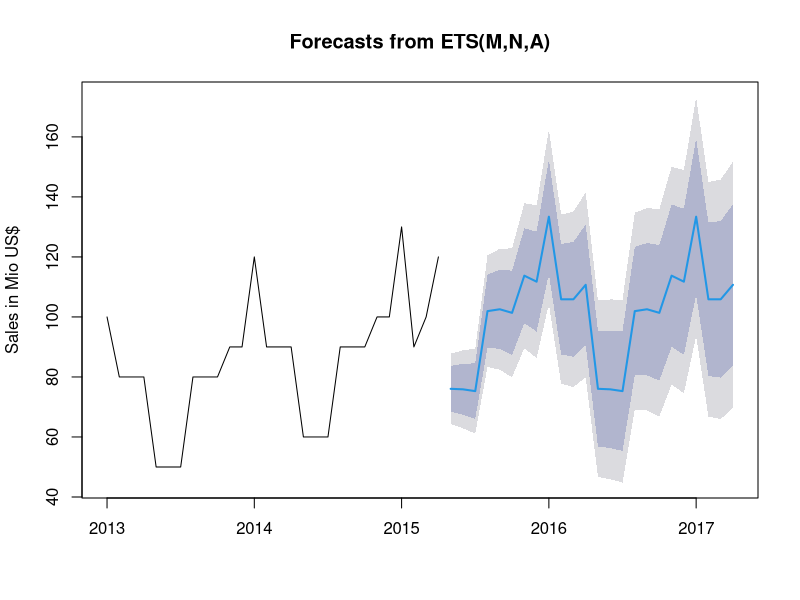

This figure's R source:
## ---- chunk 1
previousSales<-c(100,80,80,80,50,50,50,80,80,80,90,90,
                 120,90,90,90,60,60,60,90,90,90,100,100,
                 130,90,100,120)
library(forecast)
ts<-ts(previousSales,start=c(2013,01),frequency=12)
#resulting time series:
ts
## ---- chunk 2
fit<-stl(ts,s.window="period",t.window=12,robust=TRUE)
fcast<-forecast(ts)

#resulting point forecast
fcast$mean
## ---- chunk 3
plot(fcast,ylab="Sales in Mio US$")
